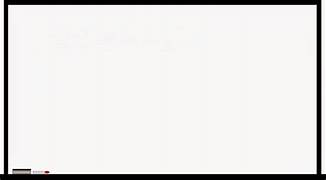
#> input picture whiteboard.jpg, 326 x 180 px, found by its file name
$ python drawing.py
#> lines starting #> are read from the running program, lines starting #| are printed output that depends on the picture
import os
import cv2

img = cv2.imread('whiteboard.jpg')
#> img is the input picture: shape (180, 326, 3); mean B, G, R 224.3, 225.5, 226.7

print(img.shape)
#| (180, 326, 3)

# line
cv2.line(img, (100, 150), (120, 150), (0, 255, 0), 3)

# rectangle
cv2.rectangle(img, (50, 90), (120, 200), (0, 0, 255), -1)
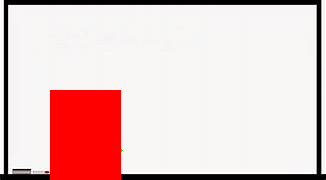
#> img: shape (180, 326, 3); mean B, G, R 199.4, 200.4, 229.2

# circle
cv2.circle(img, (100, 250), 10, (255, 0, 0), 10)

# text
cv2.putText(img, 'Hey You!', (100, 250), cv2.FONT_HERSHEY_SIMPLEX, 2, (255, 255, 0), 2)

cv2.imshow('img', img)
cv2.waitKey(0)
